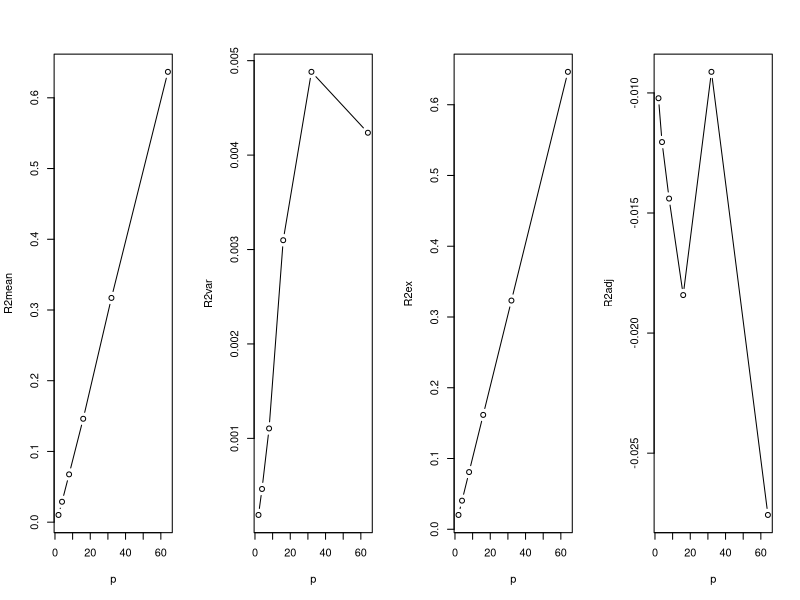

Reproduce this figure in R.
n <- 100

set.seed(1234)
Y <- rnorm(n, 2, 0.5)

fun <- function(p) {
    if (p<2)
        stop("p<2")
    X <- cbind(1, replicate(p-1, rnorm(n)))
    b <- lm.fit(X, Y)$coefficients
    yhat <- drop(X %*% b)
    SST <- sum((Y - mean(Y))^2)
    SSE <- sum((Y - yhat)^2)
    R2 <- 1-(SSE/SST)
    r2 <- cor(cbind(Y,yhat))[1,2]
    c(R2=R2, r2=r2)
}
fun2 <- function(p, R=100) {
    res <- t(replicate(R, fun(p)))
    x <- mean(res[,"R2"])
    c(p=p, 
        R=R, 
        R2mean = x,
        R2var = sd(res[,"R2"])^2,
        R2ex = p/(n-1),
        R2adj = x - (1-x) * (p/(n-p-1)))

}
res <- t(sapply(2^(1:6), fun2, R=200))

summary(res)
par(mfrow=c(1,4))
plot(res[,c(1,3)], type="b")
plot(res[,c(1,4)], type="b")
plot(res[,c(1,5)], type="b")
plot(res[,c(1,6)], type="b")
